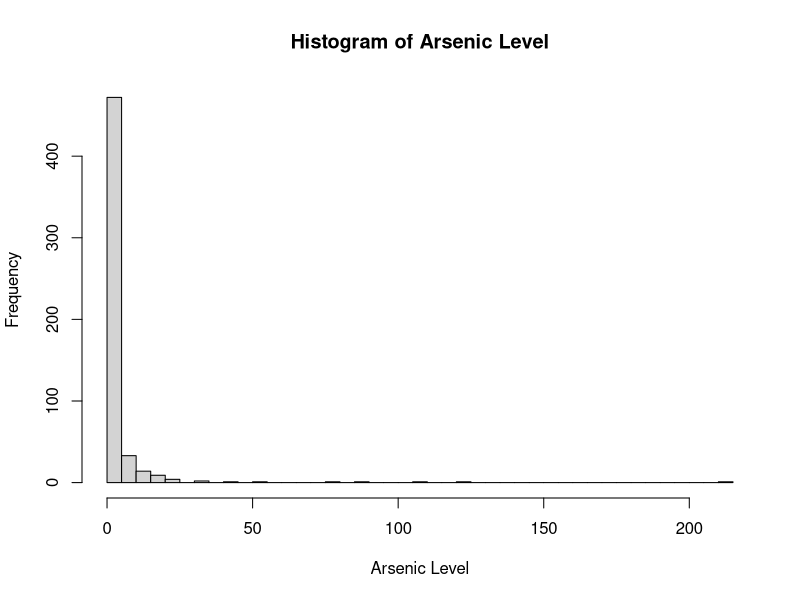
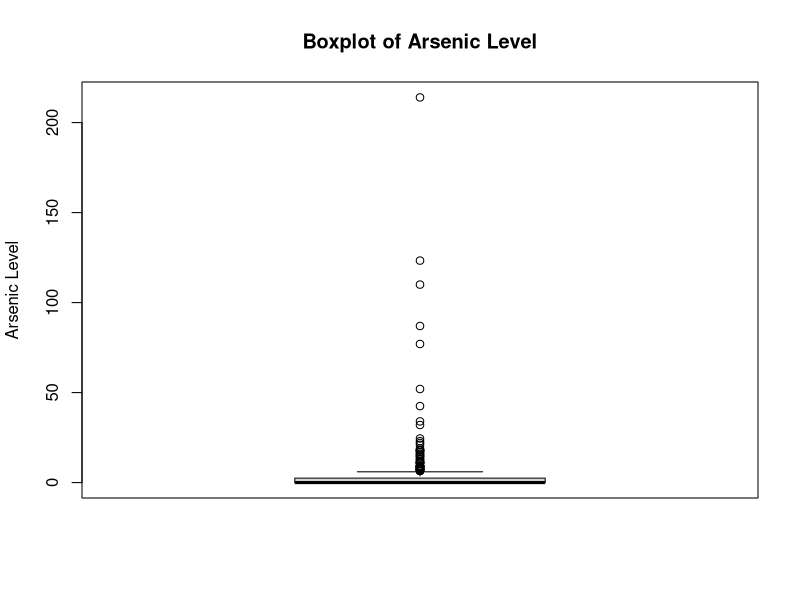

These charts were generated, in order, by the following R code:
# STATS 10 - W22
# Lab 4 Section 4
# Naman Modani

# 4A

pawnee <- read.csv("pawnee.csv")
head(pawnee)
dim(pawnee)

# 4B

set.seed(1337)
sample_index <- sample(541, size = 30)
pawnee_sample <- pawnee[sample_index, ]
head(pawnee_sample)

# 4C

mean(pawnee_sample$Arsenic)
mean(pawnee_sample$New_hlth_issue == "Y")

# 4D

## (x-bar) Mean Arsenic Level: x̅
## (p-hat) Proportion of Health Issues: p̂

# 4E

p_hat = mean(pawnee_sample$New_hlth_issue == "Y")
se = sqrt(p_hat * (1 - p_hat) / 30)

## 90% Confidence Interval
z_90 = qnorm(0.95)
p_hat + c(-1, 1) * z_90 * se

## 95% Confidence Interval
z_95 = qnorm(0.975)
p_hat + c(-1, 1) * z_95 * se

## 99% Confidence Interval
z_99 = qnorm(0.995)
p_hat + c(-1, 1) * z_99 * se

# 4F

## Since α (alpha) = 0, the population proportion with a 100% confidence interval would have the bounds [0, 1] (both inclusive).

# 4G

mean(pawnee$New_hlth_issue == "Y")

# 4H

## Histogram
hist(pawnee$Arsenic, breaks = 50, 
     xlab = "Arsenic Level", main = "Histogram of Arsenic Level")

## Boxplot
boxplot(pawnee$Arsenic,
        ylab = "Arsenic Level", main = "Boxplot of Arsenic Level")
